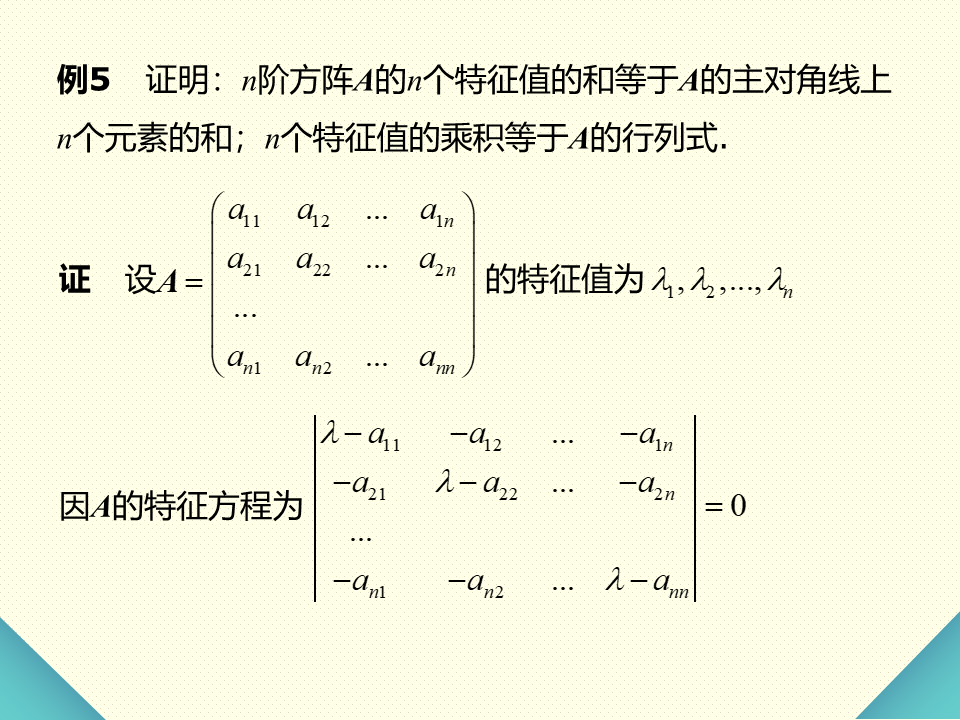
#> input picture _archive/04_PPT提取物/ppt_extracted/10-特征值与特征向量/slide_009.png, 960 x 720 px, found by its file name
$ python _crop_extra2.py
#> lines starting #> are read from the running program, lines starting #| are printed output that depends on the picture
# -*- coding: utf-8 -*-
import sys, os
sys.stdout.reconfigure(encoding='utf-8')
from PIL import Image

base = r'D:\Axelit\工作\trae\超级自动化学习工具'
ppt_dir = os.path.join(base, 'src', 'notes', 'PPT提取')
diagrams_dir = os.path.join(base, 'src', 'notes', 'vault', 'diagrams', '电子技术')

def crop_and_save(src_img, dst_path, crop_box, desc=""):
#> called with crop_box = (0, 0.05, 1, 0.92), desc = 'ch6_009'
    img = Image.open(src_img)
#> img is the input picture: PIL image 960x720 RGB; mean R, G, B 242.7, 244.1, 221.5
    w, h = img.size
#> w = 960; h = 720
    left = int(crop_box[0] * w)
#> left = 0
    top = int(crop_box[1] * h)
#> top = 36
    right = int(crop_box[2] * w)
#> right = 960
    bottom = int(crop_box[3] * h)
#> bottom = 662
    cropped = img.crop((left, top, right, bottom))
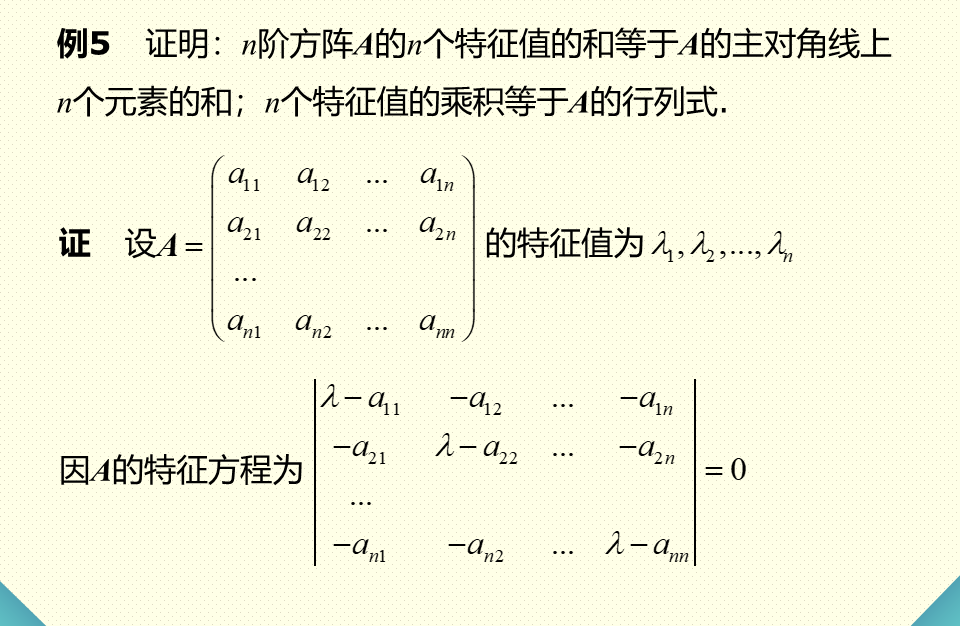
#> cropped: PIL image 960x626 RGB; mean R, G, B 243.4, 243.6, 220.8
    cropped.save(dst_path)
    print(f'  [{desc}] -> {os.path.basename(dst_path)} ({os.path.getsize(dst_path)//1024}KB)')

crop_and_save(os.path.join(ppt_dir, '第6章__电力电子技术', 'slide_009.png'),
    os.path.join(diagrams_dir, 'ch6_slide009_buck_waveform.png'), (0, 0.05, 1.0, 0.92), 'ch6_009')
crop_and_save(os.path.join(ppt_dir, '第6章__电力电子技术', 'slide_013.png'),
    os.path.join(diagrams_dir, 'ch6_slide013_inverter_intro.png'), (0, 0.05, 1.0, 0.90), 'ch6_013')
#> call 2 of crop_and_save, with crop_box = (0, 0.05, 1, 0.9), desc = 'ch6_013'
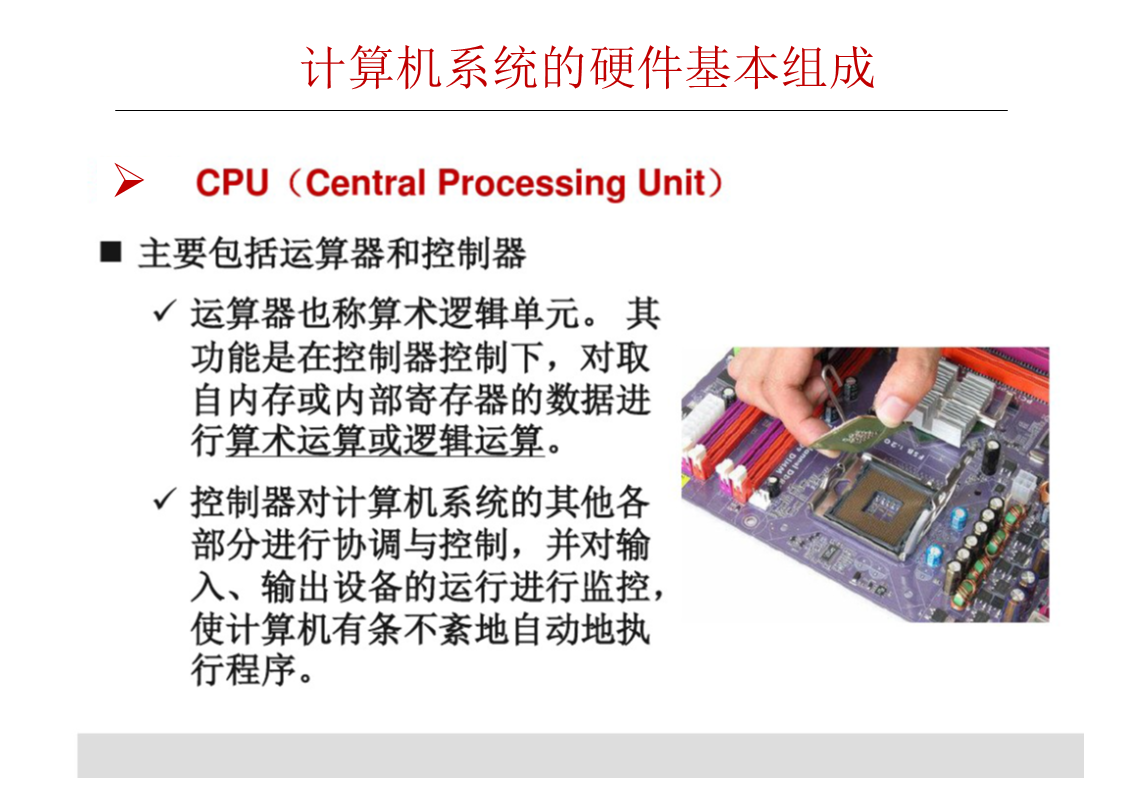
#> input picture _archive/04_PPT提取物/ppt_extracted/1.计算机系统概述_1_/slide_013.png, 1123 x 794 px, found by its file name
#> in crop_and_save, img is the input picture: PIL image 1123x794 RGB; mean R, G, B 229.2, 224.7, 225.2
#> in crop_and_save (call 2), `cropped = img.crop((left, top, right, bottom))`:
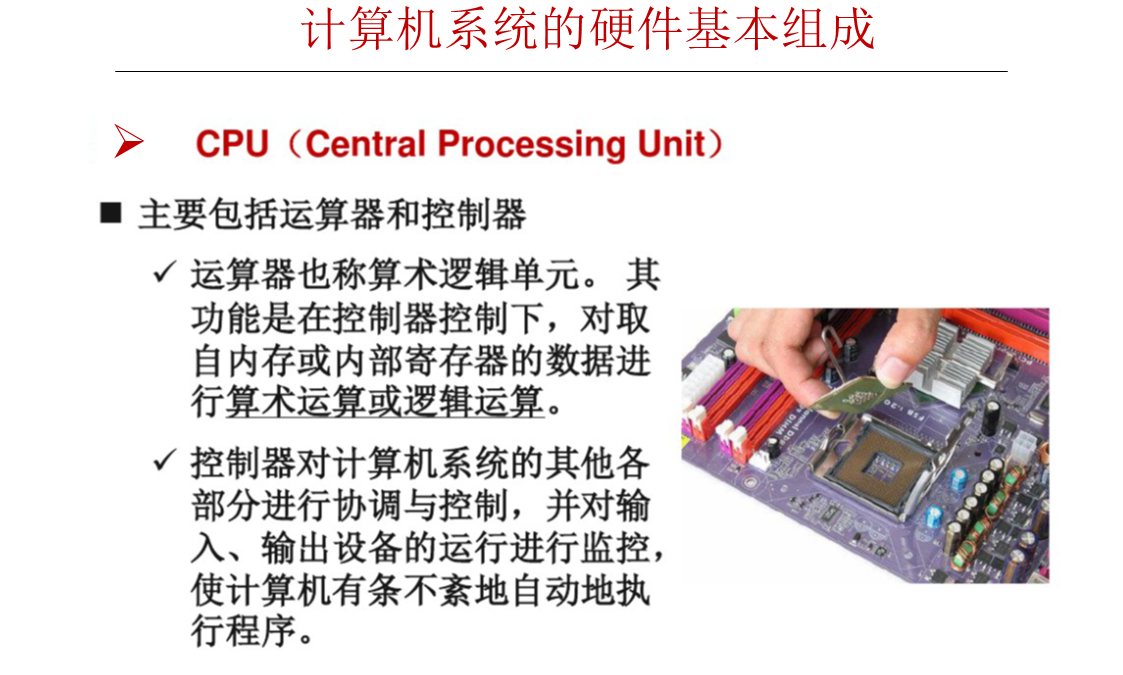
#> cropped: PIL image 1123x675 RGB; mean R, G, B 226.7, 221.3, 222
crop_and_save(os.path.join(ppt_dir, '第6章__电力电子技术', 'slide_037.png'),
    os.path.join(diagrams_dir, 'ch6_slide037_three_phase_inverter.png'), (0, 0.05, 1.0, 0.90), 'ch6_037')
#> call 3 of crop_and_save, with crop_box = (0, 0.05, 1, 0.9), desc = 'ch6_037'
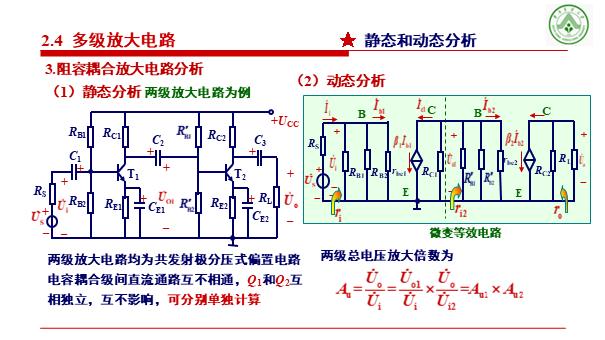
#> input picture _archive/04_PPT提取物/ppt_extracted/第2章_基本放大电路/slide_037.png, 605 x 340 px, found by its file name
#> in crop_and_save, img is the input picture: PIL image 605x340 RGB; mean R, G, B 230.3, 227.7, 229.6
#> in crop_and_save (call 3), `cropped = img.crop((left, top, right, bottom))`:
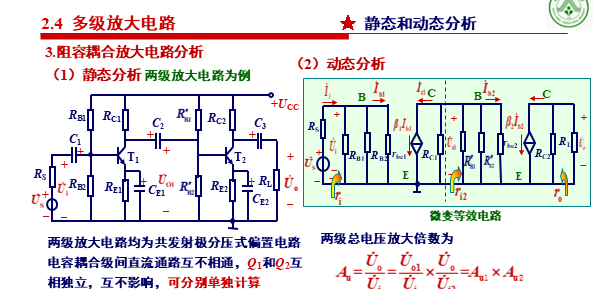
#> cropped: PIL image 605x289 RGB; mean R, G, B 226.3, 223.8, 226.1
crop_and_save(os.path.join(ppt_dir, '第6章__电力电子技术', 'slide_041.png'),
    os.path.join(diagrams_dir, 'ch6_slide041_three_phase_pwm.png'), (0, 0.05, 1.0, 0.90), 'ch6_041')
#> call 4 of crop_and_save, with crop_box = (0, 0.05, 1, 0.9), desc = 'ch6_041'
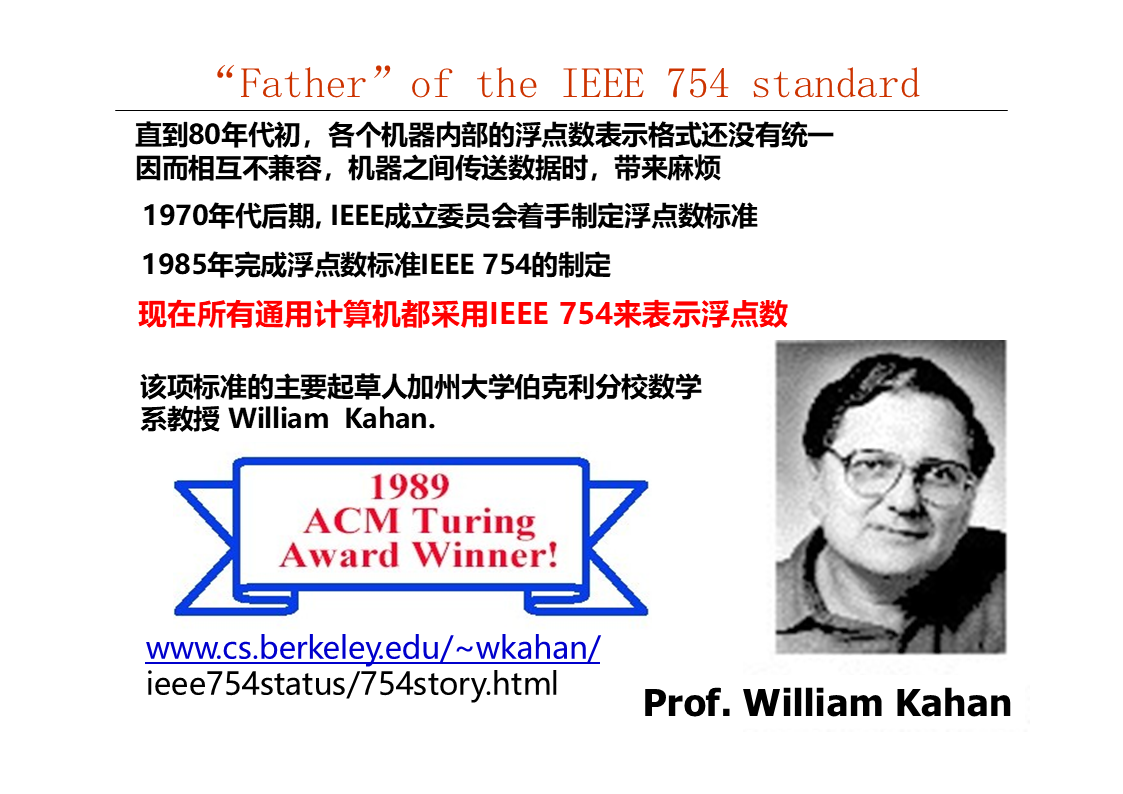
#> input picture _archive/04_PPT提取物/ppt_extracted/2+数据的机器级表示与处理_1_/slide_041.png, 1123 x 794 px, found by its file name
#> in crop_and_save, img is the input picture: PIL image 1123x794 RGB; mean R, G, B 225.8, 222.6, 225.8
#> in crop_and_save (call 4), `cropped = img.crop((left, top, right, bottom))`:
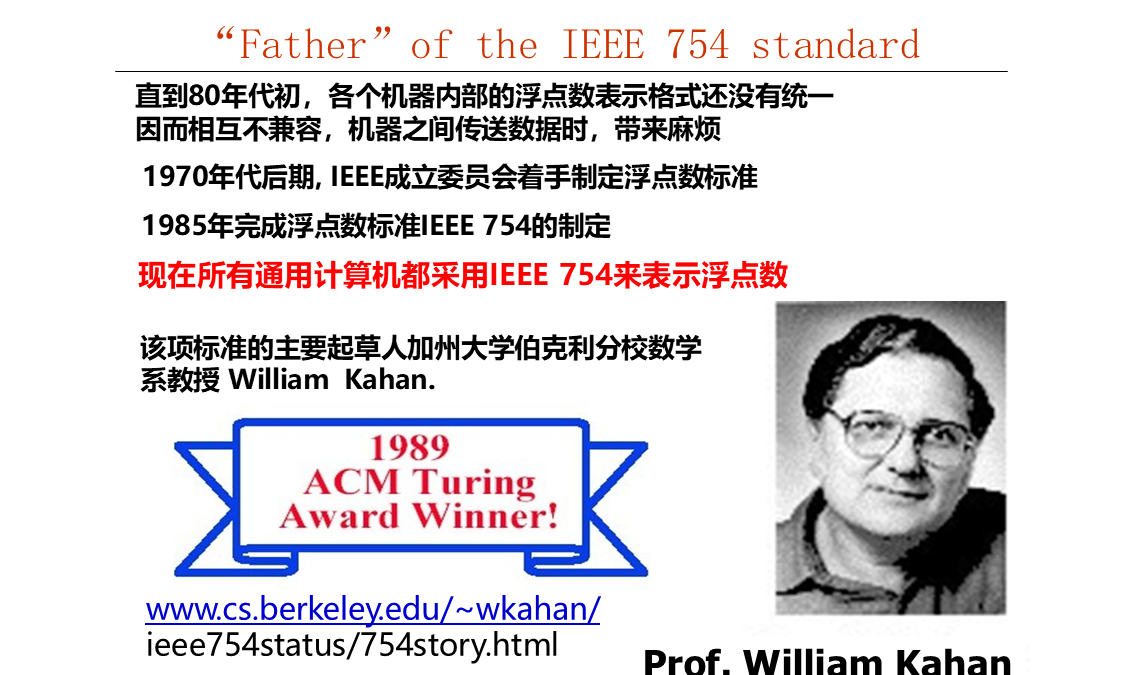
#> cropped: PIL image 1123x675 RGB; mean R, G, B 220.7, 217, 220.7
print('Done.')
